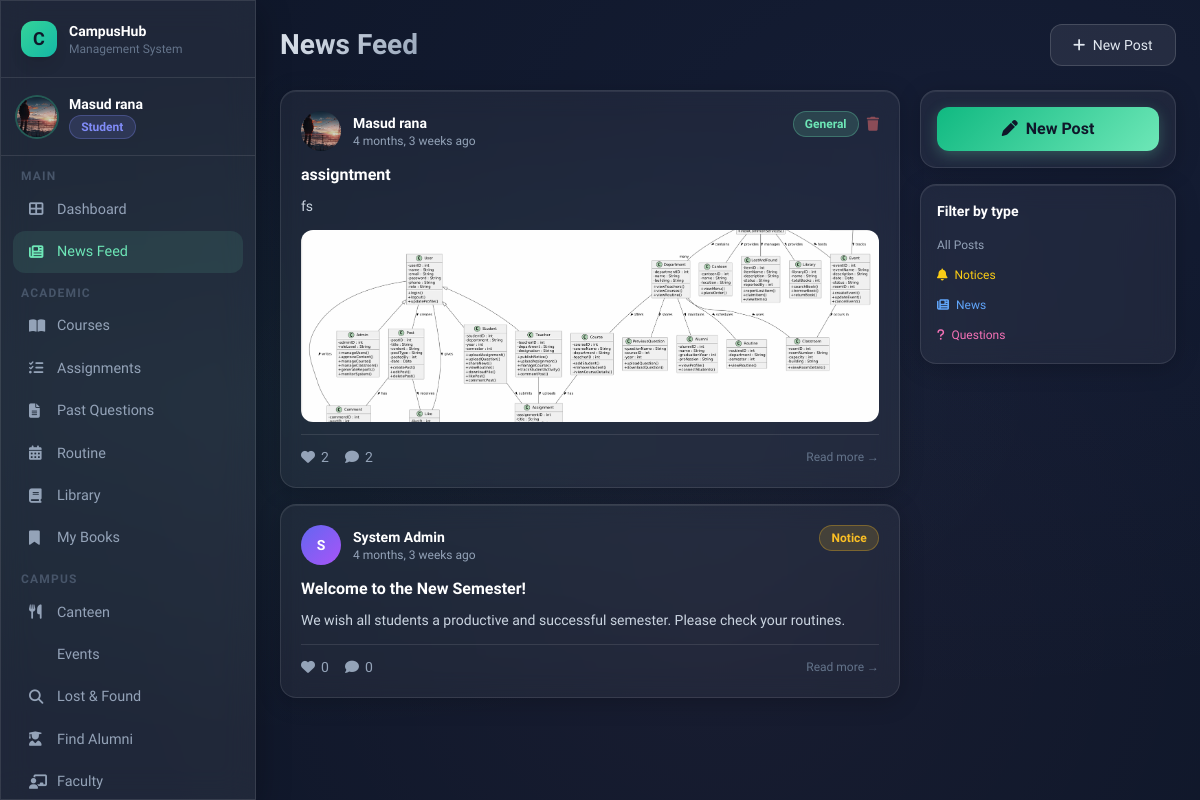
Screenshot of /social/ (signed in) with the database file from the repository.
### users/models.py (models this page shows, shortened)
class User(AbstractUser):
    ROLE_CHOICES = [
        ('admin', 'Admin'),
        ('teacher', 'Teacher'),
        ('student', 'Student'),
        ('alumni', 'Alumni'),
    ]
    email = models.EmailField(unique=True)
    phone = models.CharField(max_length=20, blank=True)
    role = models.CharField(max_length=20, choices=ROLE_CHOICES, default='student')
    profile_picture = models.ImageField(upload_to='profile_pics/', blank=True, null=True)
    USERNAME_FIELD = 'email'
    REQUIRED_FIELDS = ['username']
    def is_student(self): return self.role == 'student'
    def is_alumni(self): return self.role == 'alumni'
    def is_admin_role(self): return self.role == 'admin'

### social/models.py (models this page shows, shortened)
class Post(models.Model):
    POST_TYPES = [
        ('notice', 'Notice'),
        ('news', 'News'),
        ('question', 'Question'),
        ('general', 'General'),
    ]
    title = models.CharField(max_length=300)
    content = models.TextField()
    post_type = models.CharField(max_length=20, choices=POST_TYPES, default='general')
    posted_by = models.ForeignKey(settings.AUTH_USER_MODEL, on_delete=models.CASCADE, related_name='posts')
    date = models.DateTimeField(auto_now_add=True)
    image = models.ImageField(upload_to='post_images/', blank=True, null=True)
    is_approved = models.BooleanField(default=True)
    class Meta:
        ordering = ['-date']
    def like_count(self):
        return self.likes.count()
    def comment_count(self):
        return self.comments.count()

### social/views.py (the view)
# urls.py: path('', views.post_list, name='post_list'),
@login_required
def post_list(request):
    posts = Post.objects.filter(is_approved=True).select_related('posted_by').prefetch_related('comments', 'likes')
    return render(request, 'social/post_list.html', {'posts': posts})

### templates/social/post_list.html (shortened to what this page needs)
{% extends 'base.html' %}
{% block page_title %}News Feed{% endblock %}
{% block content %}
<div class="flex gap-5">
  <div class="flex-1 space-y-4">
    {% for post in posts %}
    <div class="glass-card p-5">
      <div class="flex items-start justify-between mb-3">
        <div class="flex items-center gap-3">
          {% if post.posted_by.profile_picture %}
            <img src="{{ post.posted_by.profile_picture.url }}" class="w-10 h-10 rounded-full object-cover">
          {% else %}
            <div class="w-10 h-10 rounded-full bg-gradient-to-br from-indigo-500 to-purple-500 flex items-center justify-center text-white font-bold text-sm">{{ post.posted_by.first_name|first|upper }}</div>
          {% endif %}
          <div>
            <div class="font-semibold text-white text-sm">{{ post.posted_by.get_full_name }}</div>
            <div class="text-xs text-slate-400">{{ post.date|timesince }} ago</div>
          </div>
        </div>
        <div class="flex items-center gap-2">
          <span class="badge {% if post.post_type == 'notice' %}badge-yellow{% elif post.post_type == 'news' %}badge-blue{% elif post.post_type == 'question' %}badge-pink{% else %}badge-green{% endif %}">{{ post.post_type|title }}</span>
          {% if post.posted_by == user or user.is_admin_role %}
          <a href="{% url 'delete_post' post.pk %}" class="text-red-400/50 hover:text-red-400 transition-colors" title="Delete post">
            <i class="fas fa-trash text-sm"></i>
          </a>
          {% endif %}
        </div>
      </div>
      <h3 class="font-bold text-white mb-2">{{ post.title }}</h3>
      <p class="text-slate-300 text-sm mb-3 leading-relaxed">{{ post.content|truncatechars:250 }}</p>
      {% if post.image %}<img src="{{ post.image.url }}" class="w-full h-48 object-cover rounded-xl mb-3">{% endif %}
      <div class="flex items-center gap-4 pt-3 border-t border-white/10">
        <button onclick="toggleLike({{ post.pk }}, this)"
          class="flex items-center gap-1.5 text-sm text-slate-400 hover:text-pink-400 transition-colors">
          <i class="fas fa-heart text-sm"></i>
          <span class="like-count">{{ post.like_count }}</span>
        </button>
        <a href="{% url 'post_detail' post.pk %}" class="flex items-center gap-1.5 text-sm text-slate-400 hover:text-blue-400 transition-colors">
          <i class="fas fa-comment text-sm"></i> {{ post.comment_count }}
        </a>
        <a href="{% url 'post_detail' post.pk %}" class="ml-auto text-xs text-slate-500 hover:text-white">Read more →</a>
      </div>
    </div>
    {% empty %}
    <div class="text-center py-16 text-slate-500"><i class="fas fa-newspaper text-5xl mb-4 text-slate-700"></i><p>No posts yet. Be the first!</p></div>
    {% endfor %}
  </div>
  <div class="w-64 flex-shrink-0 space-y-4">
    <div class="glass-card p-4">
      <a href="{% url 'create_post' %}" class="btn-primary w-full text-center py-2.5 block"><i class="fas fa-pen mr-2"></i>New Post</a>
    </div>
    <div class="glass-card p-4">
      <h4 class="font-semibold text-white text-sm mb-3">Filter by type</h4>
      <div class="space-y-1.5">
        <a href="{% url 'post_list' %}" class="block text-xs text-slate-400 hover:text-white py-1">All Posts</a>
        <a href="?type=notice" class="block text-xs text-yellow-400 hover:text-yellow-300 py-1"><i class="fas fa-bell mr-1"></i> Notices</a>
        <a href="?type=news" class="block text-xs text-blue-400 hover:text-blue-300 py-1"><i class="fas fa-newspaper mr-1"></i> News</a>
        <a href="?type=question" class="block text-xs text-pink-400 hover:text-pink-300 py-1"><i class="fas fa-question mr-1"></i> Questions</a>
      </div>
    </div>
  </div>
</div>
{% endblock %}

### templates/base.html (shortened to what this page needs)
<!DOCTYPE html>
<html lang="en">
<head>
<script src="https://cdn.tailwindcss.com"></script>
<link rel="stylesheet" href="https://cdnjs.cloudflare.com/ajax/libs/font-awesome/6.4.0/css/all.min.css">
</head>
<body>
{% if user.is_authenticated %}
<div class="flex min-h-screen">
  <aside class="w-64 flex-shrink-0 glass border-r border-white/10 flex flex-col fixed h-full z-20 overflow-y-auto scrollbar-thin">
    <div class="p-5 border-b border-white/10">
      <div class="flex items-center gap-3">
        <div class="w-9 h-9 rounded-xl bg-gradient-to-br from-emerald-400 to-teal-500 flex items-center justify-center text-slate-900 font-bold text-lg shadow-lg">C</div>
        <div>
          <div class="font-bold text-white text-sm">CampusHub</div>
          <div class="text-xs text-slate-500">Management System</div>
        </div>
      </div>
    </div>
    <div class="p-4 border-b border-white/10">
      <div class="flex items-center gap-3">
        {% if user.profile_picture %}
          <img src="{{ user.profile_picture.url }}" class="w-10 h-10 rounded-full object-cover ring-2 ring-emerald-400/30">
        {% else %}
          <div class="w-10 h-10 rounded-full bg-gradient-to-br from-indigo-500 to-purple-500 flex items-center justify-center text-white font-bold text-sm">
            {{ user.first_name|first|upper }}{{ user.last_name|first|upper }}
          </div>
        {% endif %}
        <div class="overflow-hidden">
          <div class="font-semibold text-sm text-white truncate">{{ user.get_full_name|default:user.username }}</div>
          <span class="badge {% if user.role == 'student' %}badge-blue{% elif user.role == 'teacher' %}badge-green{% elif user.role == 'alumni' %}badge-pink{% else %}badge-yellow{% endif %} text-xs">{{ user.role|title }}</span>
        </div>
      </div>
    </div>
    <nav class="p-3 flex-1">
      <div class="mb-2">
        <p class="text-xs text-slate-600 uppercase tracking-widest px-2 mb-1 font-semibold">Main</p>
        <a href="{% url 'dashboard' %}" class="sidebar-link {% if request.resolver_match.url_name == 'dashboard' %}active{% endif %}">
          <i class="fas fa-th-large w-4"></i> Dashboard
        </a>
        <a href="{% url 'post_list' %}" class="sidebar-link {% if 'post' in request.resolver_match.url_name %}active{% endif %}">
          <i class="fas fa-newspaper w-4"></i> News Feed
        </a>
      </div>
      {% if not user.is_alumni %}
      <div class="mb-2">
        <p class="text-xs text-slate-600 uppercase tracking-widest px-2 mb-1 mt-3 font-semibold">Academic</p>
        <a href="{% url 'course_list' %}" class="sidebar-link">
          <i class="fas fa-book-open w-4"></i> Courses
        </a>
        <a href="{% url 'assignment_list' %}" class="sidebar-link">
          <i class="fas fa-tasks w-4"></i> Assignments
        </a>
        <a href="{% url 'previous_questions' %}" class="sidebar-link">
          <i class="fas fa-file-alt w-4"></i> Past Questions
        </a>
        <a href="{% url 'routine' %}" class="sidebar-link">
          <i class="fas fa-calendar-alt w-4"></i> Routine
        </a>
        <a href="{% url 'book_list' %}" class="sidebar-link">
          <i class="fas fa-book w-4"></i> Library
        </a>
        <a href="{% url 'my_books' %}" class="sidebar-link">
          <i class="fas fa-bookmark w-4"></i> My Books
        </a>
      </div>
      {% endif %}
      <div class="mb-2">
        <p class="text-xs text-slate-600 uppercase tracking-widest px-2 mb-1 mt-3 font-semibold">Campus</p>
        <a href="{% url 'canteen_menu' %}" class="sidebar-link">
          <i class="fas fa-utensils w-4"></i> Canteen
        </a>
        <a href="{% url 'event_list' %}" class="sidebar-link">
           Events
        </a>
        <a href="{% url 'lost_found' %}" class="sidebar-link">
          <i class="fas fa-search w-4"></i> Lost & Found
        </a>
        {% if user.is_student %}
        <a href="{% url 'alumni_list' %}" class="sidebar-link">
          <i class="fas fa-user-graduate w-4"></i> Find Alumni
        </a>
        {% endif %}
        <a href="{% url 'faculty_list' %}" class="sidebar-link">
          <i class="fas fa-chalkboard-teacher w-4"></i> Faculty
        </a>
      </div>
    </nav>
  </aside>
  <main class="flex-1 ml-64 p-6 min-h-screen">
    <header class="flex items-center justify-between mb-6">
      <div>
        {% block page_header %}<h1 class="page-title">{% block page_title %}Dashboard{% endblock %}</h1>{% endblock %}
      </div>
      <div class="flex items-center gap-3">
        <a href="{% url 'create_post' %}" class="btn-secondary text-sm"><i class="fas fa-plus mr-1"></i> New Post</a>
      </div>
    </header>
    {% block content %}{% endblock %}
  </main>
</div>
{% else %}
{% block auth_content %}{% endblock %}
{% endif %}
</body>
</html>

### templates/base.html (style rules this page uses)
:root { --glass: rgba(255,255,255,0.07); --glass-border: rgba(255,255,255,0.12); --accent: #6ee7b7; --accent2: #818cf8; --accent3: #f9a8d4; }
* { font-family: 'Sora', sans-serif; }
body { background: #0f172a; color: #e2e8f0; min-height: 100vh; }
.glass { background: var(--glass); backdrop-filter: blur(16px); -webkit-backdrop-filter: blur(16px); border: 1px solid var(--glass-border); box-shadow: 0 8px 32px rgba(0,0,0,0.3); }
.glass-card { background: rgba(255,255,255,0.05); backdrop-filter: blur(12px); border: 1px solid rgba(255,255,255,0.1); border-radius: 1rem; box-shadow: 0 4px 24px rgba(0,0,0,0.2), inset 0 1px 0 rgba(255,255,255,0.08); transition: transform 0.2s ease, box-shadow 0.2s ease; }
.btn-primary { background: linear-gradient(135deg, #10b981, #6ee7b7); color: #0f172a; font-weight: 600; padding: 0.6rem 1.4rem; border-radius: 0.75rem; transition: all 0.2s; box-shadow: 0 4px 14px rgba(110,231,183,0.25); border: none; cursor: pointer; display: inline-block; text-decoration: none; }
.btn-secondary { background: rgba(255,255,255,0.08); border: 1px solid rgba(255,255,255,0.15); color: #e2e8f0; font-weight: 500; padding: 0.6rem 1.4rem; border-radius: 0.75rem; transition: all 0.2s; cursor: pointer; display: inline-block; text-decoration: none; }
.badge { display: inline-flex; align-items: center; gap: 0.3rem; padding: 0.2rem 0.7rem; border-radius: 9999px; font-size: 0.75rem; font-weight: 600; }
.badge-green { background: rgba(110,231,183,0.15); color: #6ee7b7; border: 1px solid rgba(110,231,183,0.3); }
.badge-blue { background: rgba(129,140,248,0.15); color: #818cf8; border: 1px solid rgba(129,140,248,0.3); }
.badge-yellow { background: rgba(251,191,36,0.15); color: #fbbf24; border: 1px solid rgba(251,191,36,0.3); }
.sidebar-link { display: flex; align-items: center; gap: 0.75rem; padding: 0.65rem 1rem; border-radius: 0.75rem; color: #94a3b8; font-size: 0.9rem; font-weight: 500; transition: all 0.2s; text-decoration: none; }
.sidebar-link:hover, .sidebar-link.active { background: rgba(110,231,183,0.1); color: #6ee7b7; }
.page-title { font-size: 1.75rem; font-weight: 700; background: linear-gradient(135deg, #e2e8f0, #94a3b8); -webkit-background-clip: text; -webkit-text-fill-color: transparent; }

### rows the page displays
User: profile_picture (picture), get_full_name "Masud rana", role "Student"
Post: posted_by.profile_picture (picture), posted_by.get_full_name "Masud rana", date "4 months, 3 weeks", post_type "General", title "assigntment", content "fs", image (picture), like_count "2", comment_count "2"
Post: posted_by.first_name|first "S", posted_by.get_full_name "System Admin", date "4 months, 3 weeks", post_type "Notice", title "Welcome to the New Semester!", content "We wish all students a productive and successful semester. Please check your routines.", like_count "0", comment_count "0"
